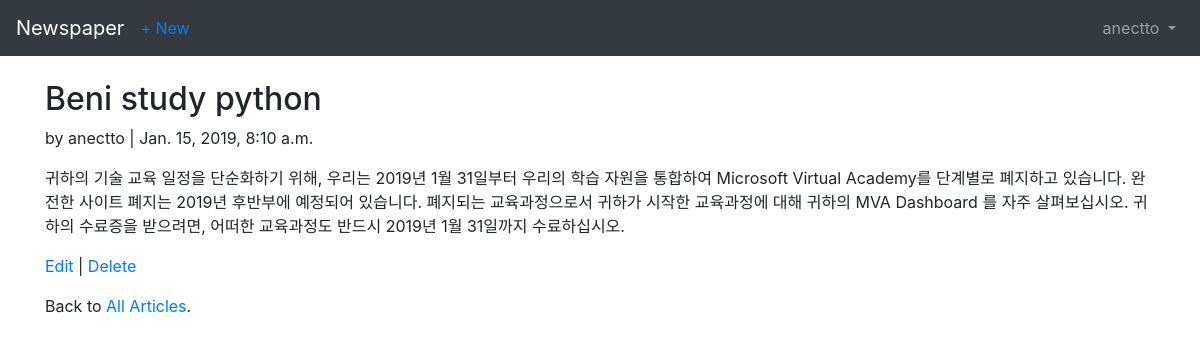
/articles/1/ (signed in), run on the app's committed database.
### users/models.py (models this page shows)
class CustomUser(AbstractUser):
    age = models.PositiveIntegerField(null=True, blank=True)

### articles/models.py (models this page shows, shortened)
class Article(models.Model):
    title = models.CharField(max_length=255)
    body = models.TextField()
    date = models.DateTimeField(auto_now_add=True)
    author = models.ForeignKey(
        get_user_model(),
        on_delete=models.CASCADE,
    )

### articles/views.py (the view)
class ArticleDetailView(LoginRequiredMixin, DetailView):
    model = Article
    template_name = 'article_detail.html'
    login_url = 'login'

### templates/article_detail.html
{% extends 'base.html' %}
{% block content %}
<div class="article-entry">
  <h2>{{ object.title }}</h2>
    <p>by {{ object.author }} | {{ object.date }}</p>
    <p>{{ object.body }}</p>
  </div>
  <p><a href="{% url 'article_edit' article.pk %}">Edit</a> | <a href="{% url 'article_delete' article.pk %}">Delete</a></p>
  <p>Back to <a href="{% url 'article_list' %}">All Articles</a>.</p>
{% endblock content %}

### templates/base.html (shortened to what this page needs)
<!doctype html>
<html lang="en">
  <head>
    <link rel="stylesheet" href="https://stackpath.bootstrapcdn.com/bootstrap/4.1.3/css/bootstrap.min.css">
  </head>
  <body>
    <nav class="navbar navbar-expand-md navbar-dark bg-dark mb-4">
      <a class="navbar-brand" href="{% url 'home' %}">Newspaper</a>
      {% if user.is_authenticated %}
        <ul class="navbar-nav mr-auto">
          <li class="nav-item"><a href="{% url 'article_new' %}">+ New</a></li>
        </ul>
      {% endif %}
      <div class="collapse navbar-collapse" id="navbarCollapse">
        {% if user.is_authenticated %}
          <ul class="navbar-nav ml-auto">
            <li class="nav-item">
              <a class="nav-link dropdown-toggle" href="#" id="userMenu"\
              data-toggle="dropdown" aria-haspopup="true" aria-expanded\
              ="false">
                {{ user.username }}
              </a>
            </li>
          </ul>
        {% endif %}
      </div>
    </nav>
    <div class="container">
      {% block content %}
      {% endblock content %}
    </div>
  </body>
</html>

### data on the page
CustomUser: username "anectto"
Article: title "Beni study python", author "anectto", date "Jan. 15, 2019, 8:10 a.m.", body "귀하의 기술 교육 일정을 단순화하기 위해, 우리는 2019년 1월 31일부터 우리의 학습 자원을 통합하여 Microsoft Virtual Academy를 단계별로 폐지하고 있습니다. 완전한 사이트 폐지는 2019년 후반부에 예정되어 있습니다. 폐지되는 교육과정으로서 귀하가 시작한 교육과정에 대해 귀하의 MVA Dashboard 를 자주 살펴보십시오. 귀하의 수료증을 받으려면, 어떠한 교육과정도 반드시 2019년 1월 31일까지 수료하십시오."
